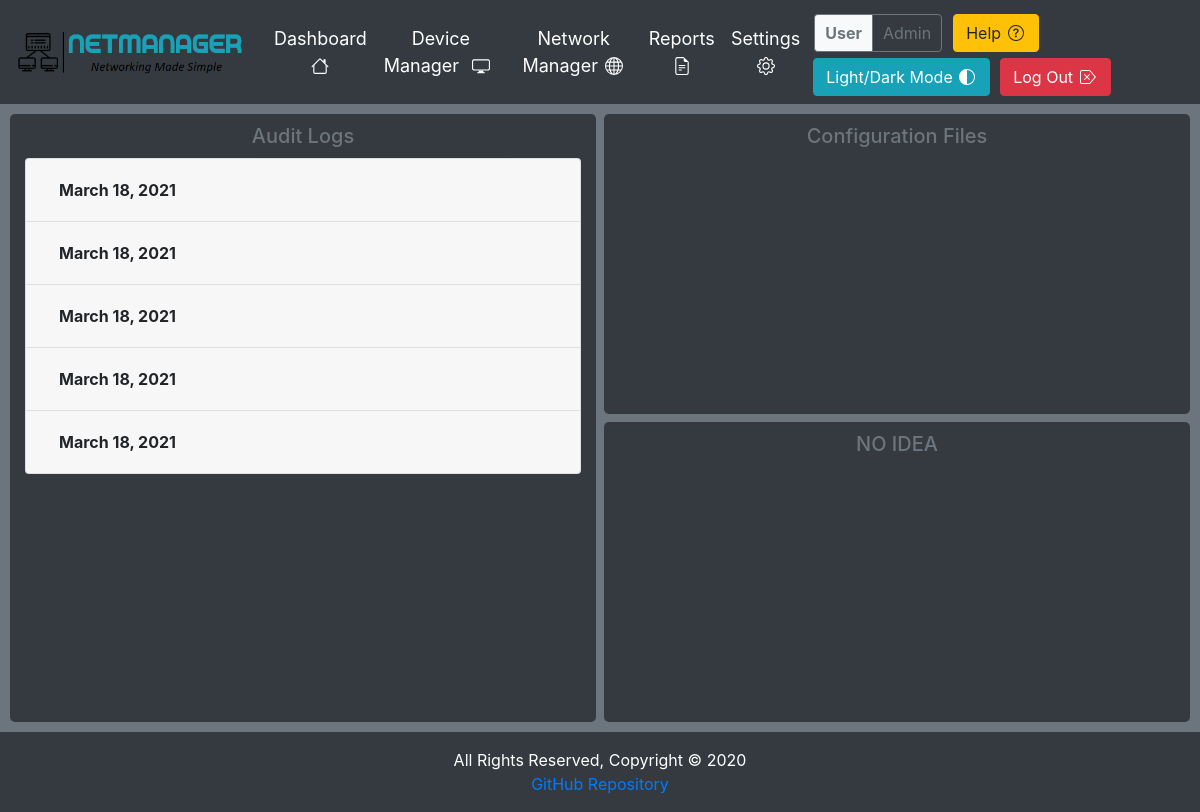
Before: /dashboard/reports (signed in) with the older database file.
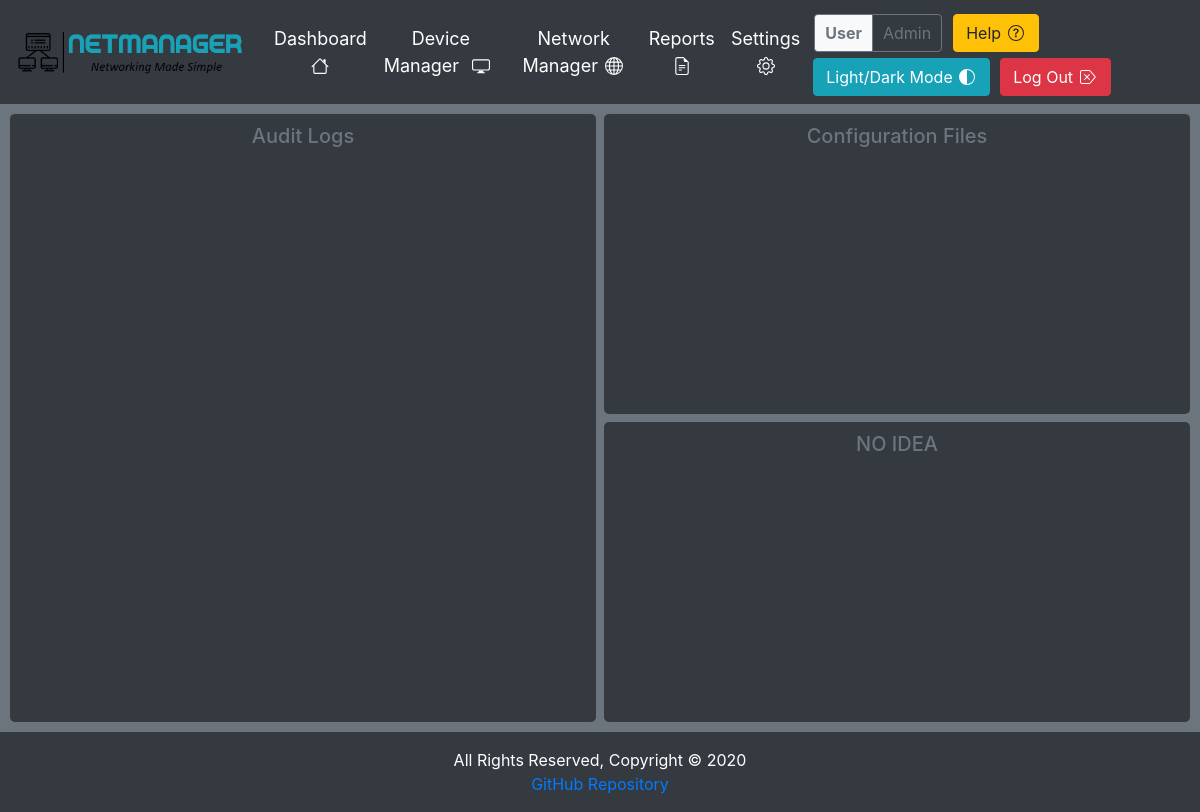
After: the same page with the newer database file.
### device/models.py (models this page shows)
class Log(models.Model):
    device = models.CharField(max_length=250, null=False)
    user = models.CharField(max_length=250, null=False)
    type = models.CharField(max_length=250, null=False)
    description = models.CharField(max_length=250, null=False)
    dateTime = models.DateTimeField(default=datetime.now)
    flag = models.BooleanField(default=False)

### dashboard/views.py (the view)
# urls.py: path('reports', views.reports, name='reports')
@login_required
def reports(PageRequest):
    all_devices = Device.objects.all()
    config_logs = Log.objects.all()
    args = {'all_devices': all_devices, 'all_logs': config_logs}
    return render(PageRequest, 'reports.html', args)

### templates/reports.html (shortened to what this page needs)
{% include "header.html" %}
<body>
{% load static %}
{% include "navbar.html" %}
<main class="main container-fluid">
    <div class="widgets-grid">
        <div class="row">
            <div class="col widget">
                <div class="well">
                    <h3 class="title-dark">Audit Logs</h3>
                    <div id="accordion" class="accordion accordion-device text-left">
                        {% for log in all_logs %}
                            <div class="card">
                                <div class="card-header" id="heading{{ forloop.counter0 }}">
                                    <h5 class="mb-0">
                                        <button class="btn collapsed font-weight-bold" data-toggle="collapse"
                                                data-target="#collapse{{ forloop.counter0 }}"
                                                aria-expanded="false" aria-controls="collapse{{ forloop.counter0 }}">
                                            {{ log.dateTime.date }}
                                        </button>
                                    </h5>
                                </div>
                            </div>
                        {% endfor %}
                    </div>
                </div>
            </div>
            <div class="col ml-2">
                <div class="row">
                    <div class="col mb-2 widget" style="height: 300px">
                        <div class="well">
                            <h3 class="title-dark">Configuration Files</h3>
                        </div>
                    </div>
                </div>
                <div class="row">
                    <div class="col widget" style="height: 300px">
                        <div class="well">
                            <h3 class="title-dark">NO IDEA</h3>
                        </div>
                    </div>
                </div>
            </div>
        </div>
    </div>
</main>
{% include "footer.html" %}
</body>
</html>

Changed rows visible on the page:
removed Log: dateTime "March 18, 2021"
removed Log: dateTime "March 18, 2021"
removed Log: dateTime "March 18, 2021"
removed Log: dateTime "March 18, 2021"
removed Log: dateTime "March 18, 2021"
